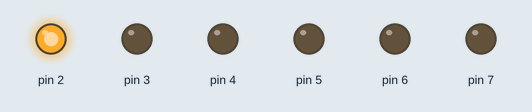
Recording of a sketch running on a simulated Arduino Uno, built with avr-gcc and run on an emulated ATmega328P. Shown: output pins drawn as LEDs (lit = HIGH). What the sketch prints to the serial monitor is not drawn.

Above: at 0.05 s.
At 0.55 s:
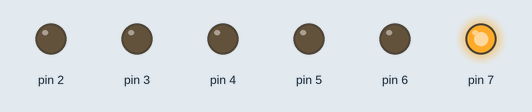
At 0.75 s:
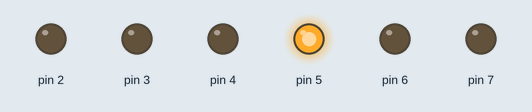
At 1.45 s:
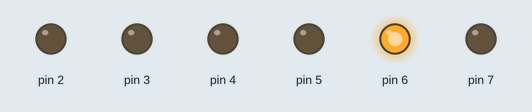
At 2.15 s:
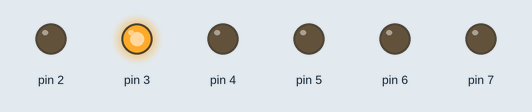
At 2.85 s:
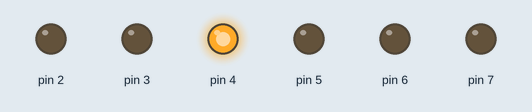
Timing chart, 0 to 3.1 s (numbered marks = the images above):
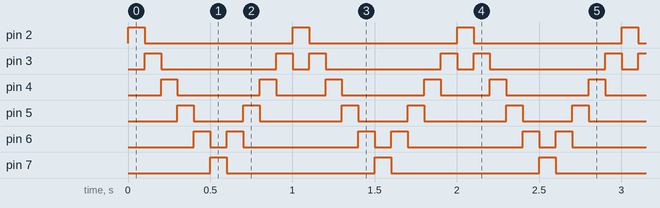

Measured:
- by itself, pin 2, pin 7: alternates HIGH for 0.10 s and LOW for 0.90 s
- by itself, pin 3: repeats every 1.0 s: LOW 0.70 s, HIGH 0.10 s, LOW 0.10 s, HIGH 0.10 s
- by itself, pin 4: repeats every 1.0 s: LOW 0.50 s, HIGH 0.10 s, LOW 0.30 s, HIGH 0.10 s
- by itself, pin 5: repeats every 1.0 s: LOW 0.30 s, HIGH 0.10 s, LOW 0.50 s, HIGH 0.10 s
- by itself, pin 6: repeats every 1.0 s: LOW 0.10 s, HIGH 0.10 s, LOW 0.70 s, HIGH 0.10 s

The sketch:

sequencialLEDs.ino
```cpp
/**
   Sequencial da LEDs
   @author Professor José de Assis
*/

// A linha abaixo cria uma variável global do tipo numérico inteiro
int efeito = 100;

void setup() {
  pinMode (2, OUTPUT);
  pinMode (3, OUTPUT);
  pinMode (4, OUTPUT);
  pinMode (5, OUTPUT);
  pinMode (6, OUTPUT);
  pinMode (7, OUTPUT);

  // estudo do laço for
  Serial.begin(9600);
  for (int i = 1; i < 10; i++) {
    Serial.println(i);
  }
}

void loop() {
  for (int i = 2; i <= 7; i++){
    digitalWrite(i, HIGH);
    delay(efeito);
    digitalWrite(i, LOW);
  }
  for (int j = 6; j > 2; j--) {
    digitalWrite(j, HIGH);
    delay(efeito);
    digitalWrite(j, LOW);
  }
}
```
